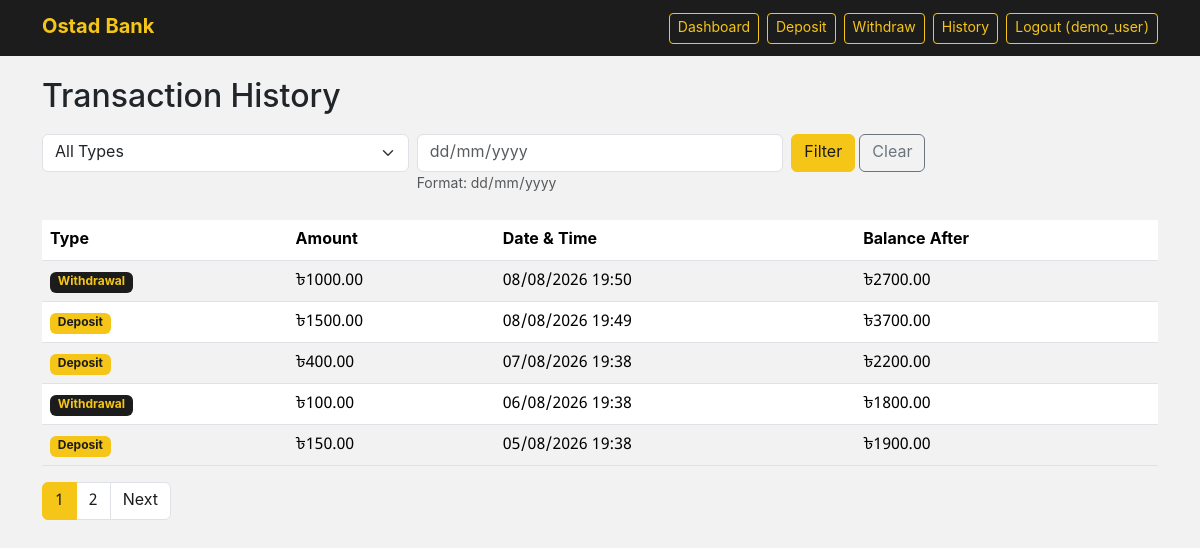
The app's page /history/ (signed in) with its own data.
### bank/models.py (models this page shows, shortened)
class Transaction(models.Model):
    DEPOSIT = 'DEPOSIT'
    WITHDRAWAL = 'WITHDRAWAL'
    TRANSACTION_TYPES = [
        (DEPOSIT, 'Deposit'),
        (WITHDRAWAL, 'Withdrawal'),
    ]
    account = models.ForeignKey(BankAccount, on_delete=models.CASCADE, related_name='transactions')
    transaction_type = models.CharField(max_length=10, choices=TRANSACTION_TYPES)
    amount = models.DecimalField(max_digits=12, decimal_places=2)
    balance_after = models.DecimalField(max_digits=12, decimal_places=2)
    timestamp = models.DateTimeField(auto_now_add=True)
    class Meta:
        ordering = ['-timestamp']

### bank/views.py (the view)
# urls.py: path('history/', views.transaction_history, name='transaction_history'),
@login_required
def transaction_history(request):
    account = get_object_or_404(BankAccount, user=request.user)
    transactions = account.transactions.all()  # already ordered newest first via Meta.ordering
    type_filter = request.GET.get('type', '')
    if type_filter:
        transactions = transactions.filter(transaction_type=type_filter)
    date_filter = request.GET.get('date', '')
    if date_filter:
        try:
            parsed_date = datetime.strptime(date_filter, '%d/%m/%Y').date()
            transactions = transactions.filter(timestamp__date=parsed_date)
        except ValueError:
            messages.error(request, 'Please enter the date as dd/mm/yyyy.')
    paginator = Paginator(transactions, 5)
    page_number = request.GET.get('page')
    page_obj = paginator.get_page(page_number)
    context = {
        'page_obj': page_obj,
        'type_filter': type_filter,
        'date_filter': date_filter,
    }
    return render(request, 'bank/transaction_history.html', context)

### bank/templates/bank/transaction_history.html (shortened to what this page needs)
{% extends 'bank/base.html' %}
{% block content %}
<h2 class="mb-3">Transaction History</h2>
<form method="get" class="row g-2 mb-4">
    <div class="col-md-4">
        <select name="type" class="form-select">
            <option value="">All Types</option>
        </select>
    </div>
    <div class="col-md-4">
        <input type="text" name="date" value="{{ date_filter }}" class="form-control"
               placeholder="dd/mm/yyyy" pattern="\d{2}/\d{2}/\d{4}">
        <small class="text-muted">Format: dd/mm/yyyy</small>
    </div>
    <div class="col-md-4">
        <button type="submit" class="btn btn-primary">Filter</button>
        <a href="{% url 'transaction_history' %}" class="btn btn-outline-secondary">Clear</a>
    </div>
</form>
<table class="table table-striped">
    <thead>
        <tr>
            <th>Type</th>
            <th>Amount</th>
            <th>Date &amp; Time</th>
            <th>Balance After</th>
        </tr>
    </thead>
    <tbody>
        {% for txn in page_obj %}
        <tr>
            <td>
                {% if txn.transaction_type == 'DEPOSIT' %}
                    <span class="badge bg-success">Deposit</span>
                {% else %}
                    <span class="badge bg-danger">Withdrawal</span>
                {% endif %}
            </td>
            <td>৳{{ txn.amount }}</td>
            <td>{{ txn.timestamp|date:"d/m/Y H:i" }}</td>
            <td>৳{{ txn.balance_after }}</td>
        </tr>
        {% empty %}
        <tr>
            <td colspan="4" class="text-center text-muted">No transactions found.</td>
        </tr>
        {% endfor %}
    </tbody>
</table>
{% if page_obj.has_other_pages %}
<nav>
    <ul class="pagination">
        {% for num in page_obj.paginator.page_range %}
        <li class="page-item {% if num == page_obj.number %}active{% endif %}">
            <a class="page-link" href="?page={{ num }}&type={{ type_filter }}&date={{ date_filter }}">{{ num }}</a>
        </li>
        {% endfor %}
        {% if page_obj.has_next %}
        <li class="page-item"><a class="page-link" href="?page={{ page_obj.next_page_number }}&type={{ type_filter }}&date={{ date_filter }}">Next</a></li>
        {% endif %}
    </ul>
</nav>
{% endif %}
{% endblock %}

### bank/templates/bank/base.html (shortened to what this page needs)
<!DOCTYPE html>
{% load static %}
<html lang="en">
<head>
    <link href="https://cdn.jsdelivr.net/npm/bootstrap@5.3.3/dist/css/bootstrap.min.css" rel="stylesheet">
    <link href="{% static 'bank/custom.css' %}" rel="stylesheet">
</head>
<body>
    <nav class="navbar navbar-expand-lg navbar-dark bg-dark mb-4">
        <div class="container">
            <a class="navbar-brand" href="{% url 'dashboard' %}">Ostad Bank</a>
            {% if user.is_authenticated %}
            <div class="d-flex">
                <a class="btn btn-outline-light btn-sm me-2" href="{% url 'dashboard' %}">Dashboard</a>
                <a class="btn btn-outline-light btn-sm me-2" href="{% url 'deposit' %}">Deposit</a>
                <a class="btn btn-outline-light btn-sm me-2" href="{% url 'withdraw' %}">Withdraw</a>
                <a class="btn btn-outline-light btn-sm me-2" href="{% url 'transaction_history' %}">History</a>
                <a class="btn btn-outline-light btn-sm" href="{% url 'logout' %}">Logout ({{ user.username }})</a>
            </div>
            {% endif %}
        </div>
    </nav>
    <div class="container">
        {% block content %}{% endblock %}
    </div>
</body>
</html>

### bank/static/bank/custom.css (style rules this page uses)
:root { --ob-black: #1c1c1c; --ob-yellow: #f5c518; --ob-yellow-dark: #d9ac00; --ob-grey-light: #f2f2f2; --ob-grey-dark: #4a4a4a; }
body { background-color: var(--ob-grey-light); font-family: "Noto Sans Bengali", "Nirmala UI", "Vrinda", -apple-system, "Segoe UI", Roboto, Arial, sans-serif; }
.navbar { background-color: var(--ob-black) !important; }
.navbar-brand { color: var(--ob-yellow) !important; font-weight: bold; }
.navbar .btn-outline-light { color: var(--ob-yellow) !important; border-color: var(--ob-yellow) !important; }
.btn-primary { background-color: var(--ob-yellow) !important; border-color: var(--ob-yellow) !important; color: var(--ob-black) !important; }
.badge.bg-success { background-color: var(--ob-yellow) !important; color: var(--ob-black) !important; }
.badge.bg-danger { background-color: var(--ob-black) !important; color: var(--ob-yellow) !important; }
.page-item.active .page-link { background-color: var(--ob-yellow) !important; border-color: var(--ob-yellow) !important; color: var(--ob-black) !important; }
.page-link { color: var(--ob-black); }

### records on screen
Transaction: transaction_type "Withdrawal", amount "1000.00", timestamp "08/08/2026 19:50", balance_after "2700.00"
Transaction: transaction_type "Deposit", amount "1500.00", timestamp "08/08/2026 19:49", balance_after "3700.00"
Transaction: transaction_type "Deposit", amount "400.00", timestamp "07/08/2026 19:38", balance_after "2200.00"
Transaction: transaction_type "Withdrawal", amount "100.00", timestamp "06/08/2026 19:38", balance_after "1800.00"
Transaction: transaction_type "Deposit", amount "150.00", timestamp "05/08/2026 19:38", balance_after "1900.00"

### other values on screen
{{ user.username }} "demo_user"
{{ num }} "1" "2"
